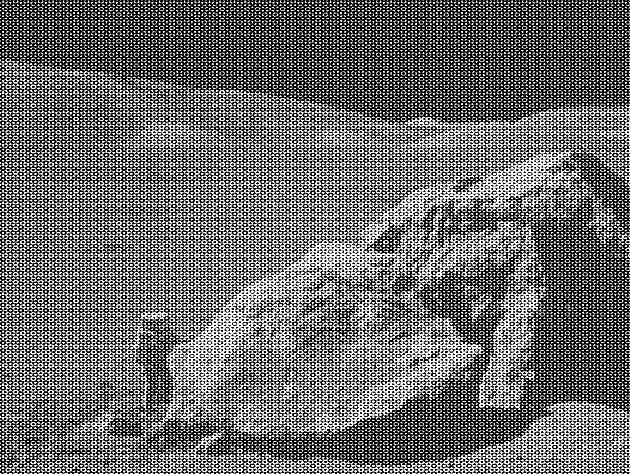
#> input picture moonlanding.png, 630 x 474 px
$ jupyter execute --allow-errors Scipy.ipynb   (older library calls are emulated)
#> lines starting #> are read from the running program, lines starting #| are printed output that depends on the picture; after the words box and inside, x2 and y2 are one past the last pixel; in counts of white or black regions, pixels touching at a corner belong together
[cell 1]
#Linear algebra operations
import numpy as np
from scipy import linalg
#determinant
arr = np.array([[1, 2],
                [3, 4]])
print('determinant =',linalg.det(arr))
#inverse
print('inverse:\n',linalg.inv(arr))

[cell 2]
#Interpolation (create fuction from measured data)
import matplotlib.pyplot as plt
import numpy as np
#create random measurement
measured_time = np.linspace(0,1,10)
noise = (np.random.random(10)*2-1)*0.1
measures = np.sin(2*np.pi*measured_time) + noise

from scipy.interpolate import interp1d
interpolation_time = np.linspace(0, 1, 100)

#linear interp
linear_interp = interp1d(measured_time,measures) #interp1d build linear interpolation function
linear_results = linear_interp(interpolation_time) #using function to test
plt.figure(figsize=(14, 10))
plt.subplot(2,2,1)
plt.plot(measured_time,measures,'o',label='measures')
plt.plot(interpolation_time,linear_results,color='red',label='linear interp')
plt.legend()

#using quadratic interp
quad_interp = interp1d(measured_time,measures,kind ='quadratic')
quad_results = quad_interp(interpolation_time)
plt.subplot(2,2,2)
plt.plot(measured_time,measures,'o',label='measures')
plt.plot(interpolation_time,quad_results,color='green',label='quadratic interp')
plt.legend()

#using cubic interp
cubic_interp = interp1d(measured_time,measures,kind ='cubic')
cubic_results = cubic_interp(interpolation_time)
plt.subplot(2,2,3)
plt.plot(measured_time,measures,'o',label='measures')
plt.plot(interpolation_time,cubic_results,color='orange',label='cubic interp')
plt.legend()

#using nearest interp
near_interp = interp1d(measured_time,measures,kind ='nearest')
near_results = near_interp(interpolation_time)
plt.subplot(2,2,4)
plt.plot(measured_time,measures,'o',label='measures')
plt.plot(interpolation_time,near_results,color='purple',label='nearest interp')
plt.legend()

plt.show()

[cell 3]
#Optimize + curve fitting
import numpy as np
from scipy import optimize
import matplotlib.pyplot as plt
#Manufacture raw data
x_data = np.linspace(-5, 5, num=50)
rand_a = (5-2)*np.random.ranf()+2 #from 2 to 5
rand_b = (3-1)*np.random.ranf()+1 #from 1 to 3
y_data =  rand_a * np.sin(rand_b * x_data) + np.random.normal(size=50) #randomize sine function
#create test function with parameters a and b to fit to data
def f(x,a,b):
    return a*np.sin(b*x)
#using optimize curve_fit to find para a and b from function f
params, params_covariance = optimize.curve_fit(f, x_data, y_data, p0=[3, 2]) #p0 is initial guess
#Compare results
x_data_more = np.linspace(-5, 5, num=100)
y_fitted = f(x_data_more,params[0],params[1])
plt.figure(figsize=(8,6))
plt.plot(x_data,y_data,'o',label='y_data')
plt.plot(x_data_more,y_fitted,'-',label='y_fitted')
plt.legend(loc='best')
plt.text(-1, 8, 'true a, b = {:.3}, {:.3}'.format(rand_a,rand_b), ha='center', va='center', size=16, alpha=.5)
plt.text(-1, 6.5, 'fitted a, b = {:.3}, {:.3}'.format(params[0],params[1]), ha='center', va='center', size=16, alpha=.5)
plt.ylim(-7, 9)
plt.show()
#NOT ALWAYS FITTED CORRECTLY, INITIAL GUESS IS IMPORTANT

[cell 4]
#Alaska temperature
import numpy as np
from scipy import optimize
import matplotlib.pyplot as plt

temp_max = np.array([17,19,21,28,33,38,37,37,31,23,19,18])
temp_min = np.array([-62,-59,-56,-46,-32,-18,-9,-13,-25,-46,-52,-58])
months = np.arange(1,13)

#define some function
def f(x,a,b,c,d):
    return a+b*np.sin(np.pi/c*(x-d))
#use optimize cureve fit
params_max, params_covariance = optimize.curve_fit(f, months, temp_max, p0=[temp_max.min(),temp_max.ptp(),6,np.pi])
params_min, params_covariance = optimize.curve_fit(f, months, temp_min, p0=[temp_min.min(),temp_min.ptp(),6,np.pi])

months_more = np.linspace(1,12,50)
temp_max_fitted = f(months_more,*params_max)
temp_min_fitted = f(months_more,*params_min)
plt.figure(figsize=(9, 6))
plt.plot(months,temp_max,'o',color='r',label='raw max temp')
plt.plot(months_more,temp_max_fitted,'-',color='r',label='fitted max temp')
plt.plot(months,temp_min,'o',color='c',label='raw min temp')
plt.plot(months_more,temp_min_fitted,'-',color='c',label='fitted min temp')

#format graph
plt.legend(loc='best')
plt.xticks(months,['Jan','Feb','Mar','Apr','May','Jun','Jul','Aug','Sep','Oct','Nov','Dec'])
plt.ylabel(r'Temp ($^{\circ}F$)')
max_formula = r"$y = {0:.0f}+{1:.0f}\sin(\frac{{\pi}}{{{2:.1f}}}(x-{3:.2f}))$".format(*params_max)
plt.annotate(max_formula, xy=(4.5, 31),
             xytext=(-10, -50), textcoords='offset points', fontsize=16, color='r',
             arrowprops=dict(arrowstyle="->", connectionstyle="arc3,rad=-.2", color='r'))
min_formula = r"$y = {0:.0f}+{1:.0f}\sin(\frac{{\pi}}{{{2:.1f}}}(x-{3:.2f}))$".format(*params_min)
plt.annotate(min_formula, xy=(4.5, -38),
             xytext=(-10, -50), textcoords='offset points', fontsize=16, color='c',
             arrowprops=dict(arrowstyle="->", connectionstyle="arc3,rad=-.2", color='c'))
plt.show()

[cell 5]
#2D minimization
import numpy as np
from scipy import optimize
import matplotlib.pyplot as plt
from mpl_toolkits.mplot3d import Axes3D
from matplotlib.ticker import LinearLocator
def f(x):
    return (4-2.1*x[0]**2 + x[0]**4/3)*x[0]**2 + x[0]*x[1] + (4*x[1]**2 - 4)*x[1]**2
x = np.linspace(-2,2,200)
y = np.linspace(-1,1,200)
xv,yv = np.meshgrid(x,y)
#plot 3D surface
fig = plt.figure(figsize=(10,6))
ax = Axes3D(fig)
surf = ax.plot_surface(xv, yv, f([xv,yv]),cmap='jet')
fig.colorbar(surf, shrink = 0.8)
ax.set_ylim(-1,1)
ax.yaxis.set_major_locator(LinearLocator(5))
#plot flat
plt.figure(figsize=(10,5))
plt.imshow(f([xv,yv]),cmap='jet',extent=[-2, 2, -1, 1])
plt.colorbar()

#Find minimum
globmin = optimize.minimize(f, x0=[0,0]).x
plt.scatter(globmin[0],globmin[1],color='k')
plt.annotate("Global Minimum\n           ({:.0f},{:.0f})".format(globmin[0],globmin[1]),xy=globmin,
            xytext=(-170,0),textcoords='offset points',
            arrowprops=dict(arrowstyle="-|>", connectionstyle="arc3,rad=-.2"))
plt.show()

[cell 6]
#Find minimum of function using optimize
import numpy as np
from scipy import optimize
import matplotlib.pyplot as plt

def f(x):
    return x**2 + 10*np.sin(x)

#find minimum coor:
mini1 = optimize.minimize(f, x0=0, method='L-BFGS-B').x[0] #x0 is starting point, LBFGSB is a gradient descent based method
print('Minima from x0=0: {:.2f}'.format(mini1))
#since a local minima at ~3
mini2 = optimize.minimize(f, x0=3, method='L-BFGS-B').x[0]
print('Minima from x0=3: {:.2f}'.format(mini2))
#finding global minima:
print('Global minima: {:.2f}'.format(optimize.basinhopping(f,0).x[0]))

#find roots (f=0)
root = optimize.root(f, x0=1).x[0] #x0 is initial guess
print('Root at x0=1: {:.2f}'.format(root))
root2 = optimize.root(f, x0=-2.5).x[0]
print('Root at x0=-2.5: {:.2f}'.format(root2))

#plot:
plt.figure(figsize=(8,5))
x = np.arange(-10,10,0.1)
plt.plot(x, f(x),'b-',label=r'$f(x)=x^2 + 10sin(x)$')
plt.scatter([mini1,mini2], [f(mini1),f(mini2)],color='green',label='Minima')
plt.scatter([root,root2], [f(root),f(root2)],color='black',marker='v',label='Roots')
plt.axhline(0, color='gray')
plt.legend(loc='best')
plt.xlabel('x')
plt.ylabel('f(x)')
plt.show()

[cell 7]
#Stats - histogram and probability density function
import numpy as np
from scipy import stats
import matplotlib.pyplot as plt

samples = np.random.normal(size=1000)
bins = np.linspace(-4, 5,30)

histogram = np.histogram(samples, bins=bins, normed=True)[0]

bins = 0.5*(bins[1:] + bins[:-1])
pdf = stats.norm.pdf(bins)  # norm is a distribution object

plt.figure(figsize=(9,8))
plt.subplot(2,1,1)
plt.plot(bins, histogram,label='Histogram of Norm Samples')
plt.plot(bins, pdf,label='PDF')
plt.legend(loc=1)
#find mean, std of norm distribution by fitting
loc, std = stats.norm.fit(samples)
plt.annotate('Mean = {:.3f}'.format(loc), xy=(-3, 0.3))
plt.annotate('Stdev = {:.3f}'.format(std), xy=(-3, 0.25))

#Exercise with gamma distribution
samples2 = np.random.gamma(shape=1,size=1000)
bins2 = np.linspace(-0.5,8,30)
histogram2 = np.histogram(samples2, bins=bins2, normed=True)
bins2 = 0.5*(bins2[1:] + bins2[:-1])
pdf2 = stats.gamma.pdf(bins2,1)
plt.subplot(2,1,2)
plt.plot(bins2,histogram2[0],label='Histogram of Gamma Samples')
plt.plot(bins2, pdf2,label='PDF')
plt.legend(loc=1)
#find mean, std of norm distribution by fitting
shape = stats.gamma.fit(samples2)
plt.annotate('Shape = {:.3f}'.format(shape[0]), xy=(4, 0.3))

#Find mean and median
mean = np.mean(samples2)
median = np.median(samples2)
percentile90 = stats.scoreatpercentile(samples2,90)
plt.annotate('Mean = {:.2f}'.format(mean), xy=(mean, stats.gamma.pdf(mean,1)),
             xytext=(30, -10), textcoords='offset points',
             arrowprops=dict(arrowstyle="->", connectionstyle="arc3,rad=-.2"))
plt.annotate('Median = {:.2f}'.format(median), xy=(median, stats.gamma.pdf(median,1)),
             xytext=(10, 20), textcoords='offset points',
             arrowprops=dict(arrowstyle="->", connectionstyle="arc3,rad=-.2"))
plt.annotate('90th Percentile = {:.2f}'.format(percentile90), xy=(percentile90, stats.gamma.pdf(percentile90,1)),
             xytext=(10, 20), textcoords='offset points',
             arrowprops=dict(arrowstyle="->", connectionstyle="arc3,rad=-.2"))
plt.show()

[cell 8]
#Numerical integration - function integrals using quad()
from scipy.integrate import quad
import numpy as np
res, err = quad(np.sin,0,np.pi/2) #sin(x) from 0 to pi/2
print(res,err)

[cell 9]
#integrating ODE
#Solve dy/dt = -2y between t 0->4; y(t=0) = 1
from scipy.integrate import odeint
import numpy as np
import matplotlib.pyplot as plt
def calc_derivative(ypos,time):
    return -2*ypos
time_vec = np.linspace(0,4,40)
y = odeint(calc_derivative,y0=1,t=time_vec)
plt.plot(time_vec,y)
plt.ylabel('y')
plt.xlabel('Time (t)')
plt.show()

[cell 10]
#Solve ODE of damped spring-mass oscillator
from scipy.integrate import odeint
import numpy as np
import matplotlib.pyplot as plt
mass = 0.5 #kg
k = 4 #N/m - spring const
cviscous = np.array([0.4, 15]) #N.s/m - damping coef
omega = np.sqrt(k/mass)
eps = cviscous/(2*mass*omega)
#formula is y'' + 2*ep*omega*y' + omega^2 *y=0
def deriv(yvec,time,eps,omega):
    return (yvec[1],-eps*omega*yvec[1] - omega**2*yvec[0])
time_vec = np.linspace(0,14,100)
yinit = (1,0)
yarr = odeint(deriv, yinit, time_vec, args=(eps[0],omega))
yarr2 = odeint(deriv, yinit, time_vec, args=(1,omega))
yarr3 = odeint(deriv, yinit, time_vec, args=(eps[1],omega))
plt.plot(time_vec,yarr[:,0],label='Underdamped')
plt.plot(time_vec,yarr2[:,0],label='Critically damped')
plt.plot(time_vec,yarr3[:,0],label='Overdamped')
plt.legend()
plt.xlabel('Time')
plt.ylabel('Position')
plt.show()

[cell 11]
#Fast Fourier Transform used in signal processing
import numpy as np
from scipy import fftpack
from matplotlib import pyplot as plt
#Generate signal with rng
np.random.seed(1234)
time_step=0.02
period = 5.
time_vec = np.arange(0,20,time_step)
sig = (np.sin(2*np.pi/period*time_vec) + 0.5*np.random.randn(time_vec.size))

#FFT of the signal
sig_fft = fftpack.fft(sig)
power = np.abs(sig_fft)
sample_freq = fftpack.fftfreq(sig.size, d=time_step)

#Find peak frequency
pos_mask = np.where(sample_freq>0) #only look at positive freg
freqs = sample_freq[pos_mask]
peak_freq = freqs[power[pos_mask].argmax()] #freg at max power

#remove all high frequency - i.e clean up signal noise
high_freq_fft = sig_fft.copy()
high_freq_fft[np.abs(sample_freq) > peak_freq] = 0
filtered_sig = fftpack.ifft(high_freq_fft)
plt.figure(figsize=(6, 5))
plt.plot(time_vec, sig, label='Original signal')
plt.plot(time_vec, filtered_sig, linewidth=3, label='Filtered signal')
plt.xlabel('Time [s]')
plt.ylabel('Amplitude')
plt.legend(loc='best')
plt.show()

[cell 12]
#Fast Fourier Transform used in image processing
import numpy as np
from scipy import fftpack
from matplotlib import pyplot as plt
moon = plt.imread('moonlanding.png')
#> moon is the input picture: shape (474, 630) float32; min 0, max 1, mean 0.424
plt.figure(figsize=(6,5))
plt.imshow(moon, 'gray')
plt.title('Original Image')

im_fft = fftpack.fft2(moon)
#In the lines following, we'll make a copy of the original spectrum and truncate coefficients.
# Define the fraction of coefficients (in each direction) we keep
keep_fraction = 0.1
# Call ff a copy of the original transform. Numpy arrays have a copy method for this purpose.
im_fft2 = im_fft.copy()
# Set r and c to be the number of rows and columns of the array.
r, c = im_fft2.shape
# Set to zero all rows with indices between r*keep_fraction and r*(1-keep_fraction):
im_fft2[int(r*keep_fraction):int(r*(1-keep_fraction))] = 0
# Similarly with the columns:
im_fft2[:, int(c*keep_fraction):int(c*(1-keep_fraction))] = 0
# Reconstruct the denoised image from the filtered spectrum, keep only the real part for display.
im_new = fftpack.ifft2(im_fft2).real

plt.figure(figsize=(6,5))
plt.imshow(im_new, plt.cm.gray)
plt.title('Reconstructed Image')
plt.show()

[cell 13]
#Excercise: Maximum wind speed prediction at Sprogo station
import numpy as np
max_speeds = np.load('max-speeds.npy')
#> (reads max-speeds.npy from the repository)
years_nb = max_speeds.shape[0]
#find culmulative probability
cprob = (np.arange(years_nb, dtype=np.float64) + 1)/(years_nb + 1)
sorted_max_speeds = np.sort(max_speeds)

from scipy.interpolate import UnivariateSpline
quantile_func = UnivariateSpline(cprob, sorted_max_speeds)

#use quantile function
nprob = np.linspace(0,1,100)
fitted_max_speeds = quantile_func(nprob)
fifty_prob = 1. - 0.02
fifty_wind = quantile_func(fifty_prob)

#Plot
from matplotlib import pyplot as plt
plt.figure(figsize=(8,6))
plt.plot(sorted_max_speeds,cprob,'o', label='raw')
plt.plot(fitted_max_speeds,nprob,'g--', label='fitted')
plt.plot(fifty_wind,fifty_prob,'ro', label='50 years max wind')
plt.legend(loc='best')
plt.xlabel('Annual wind speed maxima [m/s]')
plt.ylabel('Culmulative probability')
plt.annotate(r'$ v_{{50}} = {:.2f} m/s $'.format(fifty_wind), xy=(fifty_wind, fifty_prob),
             xytext=(-45, -40), textcoords='offset points',
             arrowprops=dict(arrowstyle="->", connectionstyle="arc3,rad=-.2"))
plt.show()

[cell 14]
import numpy as np
from scipy.interpolate import UnivariateSpline
from matplotlib import pyplot as plt

#Max wind speed using Gumbell distribution
windspeeds = np.load('sprog-windspeeds.npy')
#> (reads sprog-windspeeds.npy from the repository)
wind_nb = windspeeds.shape[0]
annual_windspeeds = np.split(windspeeds[:-2],21)
max_windspeeds = [np.max(i) for i in annual_windspeeds]
plt.figure()
plt.bar(np.arange(21)+1,max_windspeeds)
plt.xlabel('Year')
plt.ylabel('Annual max wind speed [m/s]')
plt.show()
#Find Gumbell cumulative distribution:
cprob = (np.arange(21)+1)/22
gprob = -np.log(-np.log(cprob))

quantile_func = UnivariateSpline(gprob, np.sort(max_windspeeds),k=1)

#use quantile function
nprob = np.linspace(-2,6,100)
fitted_max_speeds = quantile_func(nprob)
fifty_prob = -np.log(-np.log(1. - 0.02))
fifty_wind = quantile_func(fifty_prob)

plt.figure(figsize=(8,6))
plt.plot(np.sort(max_windspeeds),gprob,'o',label='raw')
plt.plot(fitted_max_speeds, nprob,'g--',label='fitted')
plt.plot(fifty_wind,fifty_prob,'ro',label='50 years max wind speed')
plt.xlabel('Annual wind speed maxima [m/s]')
plt.ylabel('Gumbell cumulative probability')
plt.legend(loc='best')
plt.annotate(r'$ v_{{50}} = {:.2f} m/s $'.format(fifty_wind), xy=(fifty_wind, fifty_prob),
             xytext=(-10, -40), textcoords='offset points',
             arrowprops=dict(arrowstyle="->", connectionstyle="arc3,rad=-.2"))
plt.show()

[cell 15]
#SEM analysis
import numpy as np
from matplotlib import pyplot as plt
from scipy import ndimage
from scipy import optimize
dat = plt.imread('MV_HFV_012.jpg')
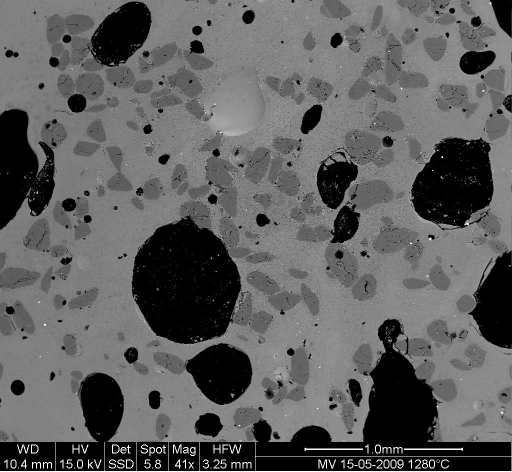
#> input picture MV_HFV_012.jpg, 1024 x 943 px (shown at 1/2 size)
#> dat is the input picture: shape (943, 1024); min 0, max 255, mean 94.8
#remove info panel:
dat = dat[:-60]
#> dat: shape (883, 1024)
filtdat = ndimage.median_filter(dat,size=(8,8))
plt.figure(figsize=(8,8))
plt.imshow(filtdat,'gray',origin='lower')

hi_dat = np.histogram(dat, bins=np.arange(256))
hi_filtdat = np.histogram(filtdat, bins=np.arange(256))
plt.figure()
plt.plot(np.arange(255),hi_filtdat[0])
void = filtdat <= 50
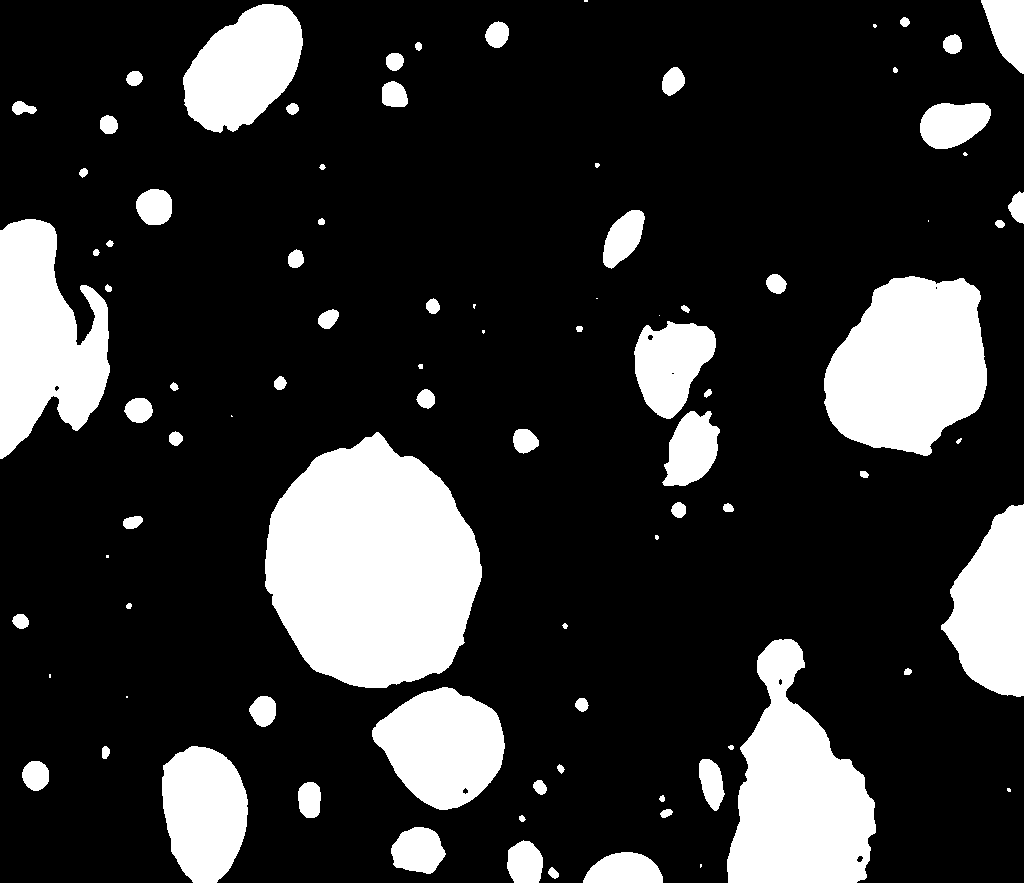
#> void: shape (883, 1024) bool; 19.4% white; 89 white regions (15 under 20 px), largest, box (x1, y1, x2, y2) and area: (265, 432, 482, 688) 40987, (727, 639, 876, 883) 22084, (824, 276, 987, 456) 21969
sand = np.logical_and(filtdat>50,filtdat<=114)
sand_op = ndimage.binary_opening(sand, iterations=2) #openning remove small objects and smooth corner
glass = filtdat > 114
phases = void.astype(np.int) + 2*glass.astype(np.int) + 3*sand_op.astype(np.int)
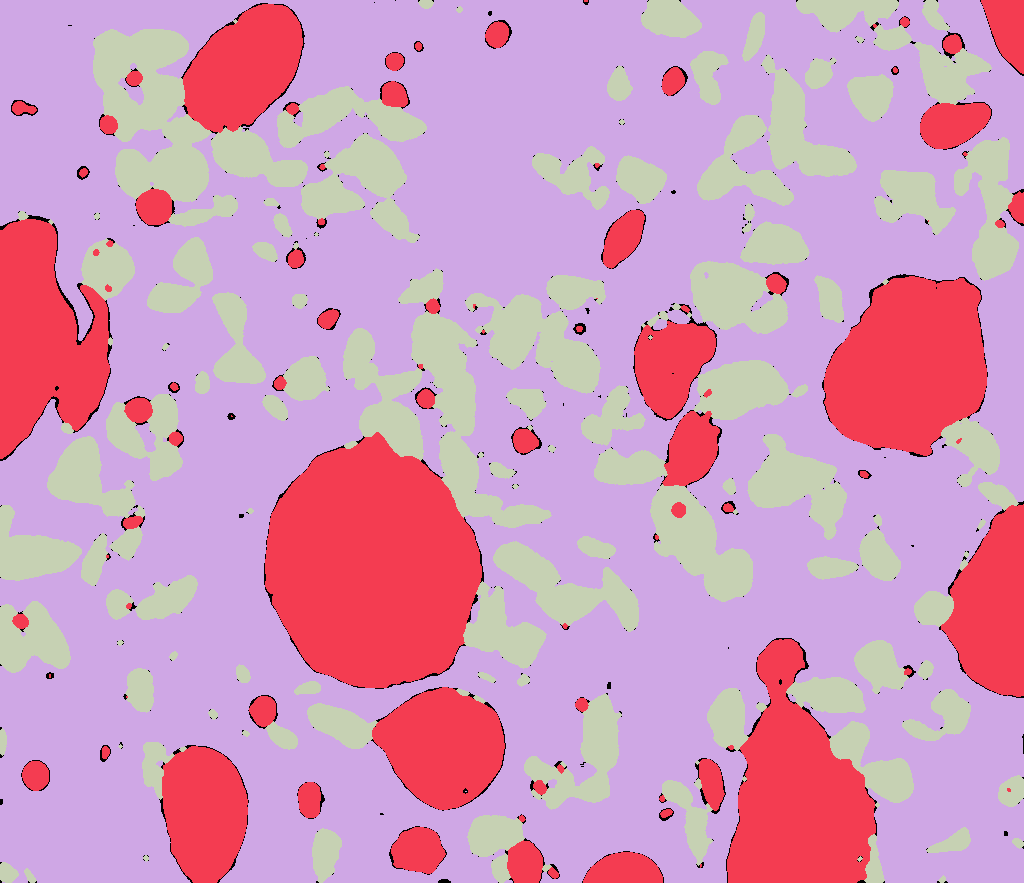
#> phases: shape (883, 1024) int64; 4 distinct labels, from 0 to 3; one colour per label, 0 black
plt.figure(figsize=(8,8))
plt.imshow(phases,origin='lower')
plt.show()
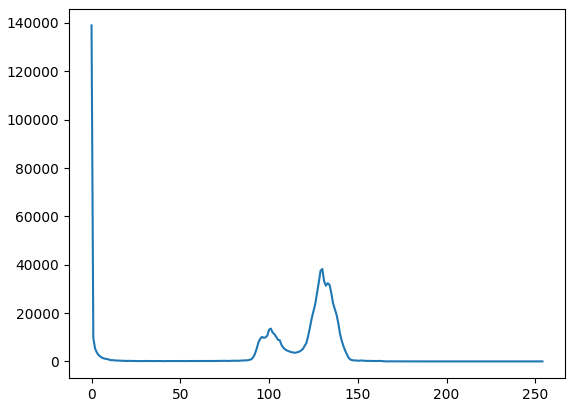
#> figure drawn by matplotlib, 1 panel; curve peaks at x = 0, y = 138989

#Count bubbles using ndimage.label and np.bincount
bubbles_labels, bubbles_nb = ndimage.label(glass)
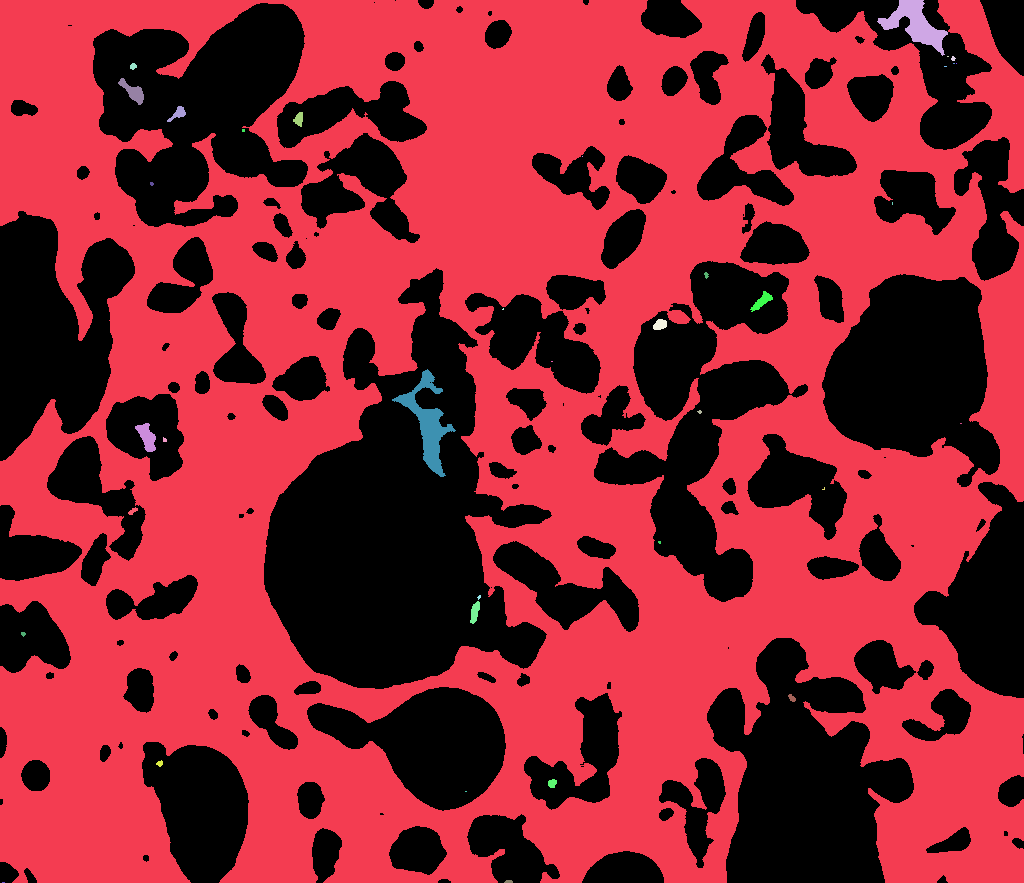
#> bubbles_labels: shape (883, 1024) int32; 38 distinct labels, from 0 to 37; one colour per label, 0 black
#> bubbles_nb = 37
bubbles_area = np.array(ndimage.sum(glass, bubbles_labels, np.arange(bubbles_labels.max()+1)))
#> bubbles_area = 38 values, max 530911 at index 1, min 0 at index 0, mean 14106.6
#> (the rest of this cell did not finish here and is left out)
